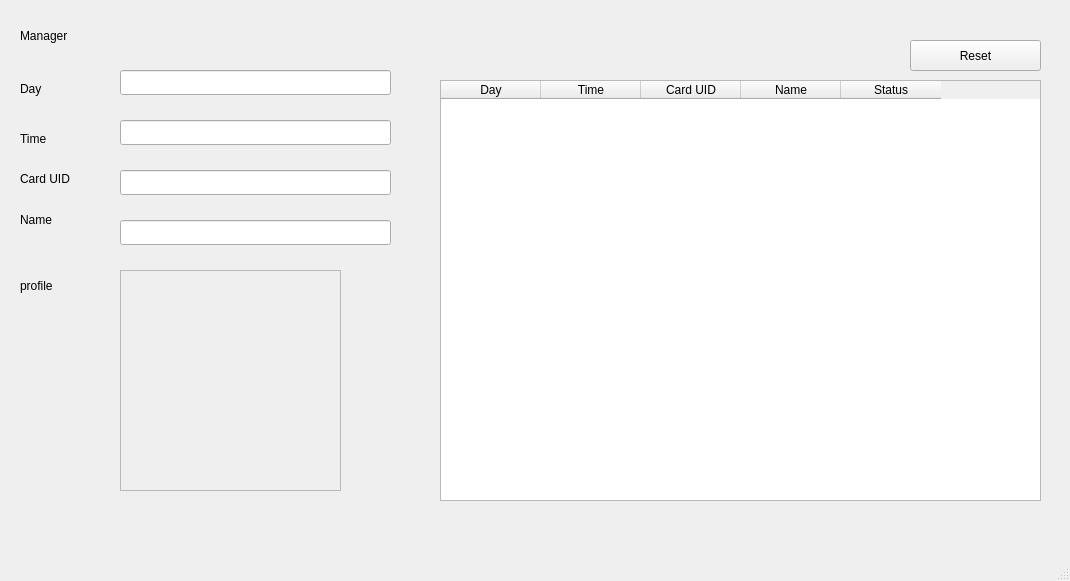
<?xml version="1.0" encoding="UTF-8"?>
<ui version="4.0">
 <class>MainWindow</class>
 <widget class="QMainWindow" name="MainWindow">
  <property name="geometry">
   <rect>
    <x>0</x>
    <y>0</y>
    <width>1070</width>
    <height>581</height>
   </rect>
  </property>
  <property name="windowTitle">
   <string>MainWindow</string>
  </property>
  <widget class="QWidget" name="centralwidget">
   <widget class="QLabel" name="day">
    <property name="geometry">
     <rect>
      <x>20</x>
      <y>80</y>
      <width>67</width>
      <height>17</height>
     </rect>
    </property>
    <property name="text">
     <string>Day</string>
    </property>
   </widget>
   <widget class="QLabel" name="name">
    <property name="geometry">
     <rect>
      <x>20</x>
      <y>210</y>
      <width>91</width>
      <height>20</height>
     </rect>
    </property>
    <property name="text">
     <string>Name</string>
    </property>
   </widget>
   <widget class="QLineEdit" name="nameEdit">
    <property name="geometry">
     <rect>
      <x>120</x>
      <y>220</y>
      <width>271</width>
      <height>25</height>
     </rect>
    </property>
   </widget>
   <widget class="QLineEdit" name="dayEdit">
    <property name="geometry">
     <rect>
      <x>120</x>
      <y>70</y>
      <width>271</width>
      <height>25</height>
     </rect>
    </property>
   </widget>
   <widget class="QLineEdit" name="uidEdit">
    <property name="geometry">
     <rect>
      <x>120</x>
      <y>170</y>
      <width>271</width>
      <height>25</height>
     </rect>
    </property>
    <property name="text">
     <string/>
    </property>
   </widget>
   <widget class="QLabel" name="card_uid">
    <property name="geometry">
     <rect>
      <x>20</x>
      <y>170</y>
      <width>67</width>
      <height>17</height>
     </rect>
    </property>
    <property name="text">
     <string>Card UID</string>
    </property>
   </widget>
   <widget class="QLabel" name="manager">
    <property name="geometry">
     <rect>
      <x>20</x>
      <y>10</y>
      <width>121</width>
      <height>51</height>
     </rect>
    </property>
    <property name="text">
     <string>Manager</string>
    </property>
   </widget>
   <widget class="QLineEdit" name="timeEdit">
    <property name="geometry">
     <rect>
      <x>120</x>
      <y>120</y>
      <width>271</width>
      <height>25</height>
     </rect>
    </property>
   </widget>
   <widget class="QLabel" name="time">
    <property name="geometry">
     <rect>
      <x>20</x>
      <y>130</y>
      <width>67</width>
      <height>17</height>
     </rect>
    </property>
    <property name="text">
     <string>Time</string>
    </property>
   </widget>
   <widget class="QLabel" name="label">
    <property name="geometry">
     <rect>
      <x>120</x>
      <y>270</y>
      <width>221</width>
      <height>221</height>
     </rect>
    </property>
    <property name="frameShape">
     <enum>QFrame::StyledPanel</enum>
    </property>
    <property name="text">
     <string/>
    </property>
   </widget>
   <widget class="QLabel" name="profile">
    <property name="geometry">
     <rect>
      <x>20</x>
      <y>270</y>
      <width>71</width>
      <height>31</height>
     </rect>
    </property>
    <property name="text">
     <string>profile</string>
    </property>
   </widget>
   <widget class="QTableWidget" name="tableWidget">
    <property name="geometry">
     <rect>
      <x>440</x>
      <y>80</y>
      <width>601</width>
      <height>421</height>
     </rect>
    </property>
    <column>
     <property name="text">
      <string>Day</string>
     </property>
    </column>
    <column>
     <property name="text">
      <string>Time</string>
     </property>
    </column>
    <column>
     <property name="text">
      <string>Card UID</string>
     </property>
    </column>
    <column>
     <property name="text">
      <string>Name</string>
     </property>
    </column>
    <column>
     <property name="text">
      <string>Status</string>
     </property>
    </column>
   </widget>
   <widget class="QPushButton" name="Reset">
    <property name="geometry">
     <rect>
      <x>910</x>
      <y>40</y>
      <width>131</width>
      <height>31</height>
     </rect>
    </property>
    <property name="text">
     <string>Reset</string>
    </property>
   </widget>
  </widget>
  <widget class="QMenuBar" name="menubar">
   <property name="geometry">
    <rect>
     <x>0</x>
     <y>0</y>
     <width>1070</width>
     <height>22</height>
    </rect>
   </property>
  </widget>
  <widget class="QStatusBar" name="statusbar"/>
 </widget>
 <resources/>
 <connections/>
</ui>
